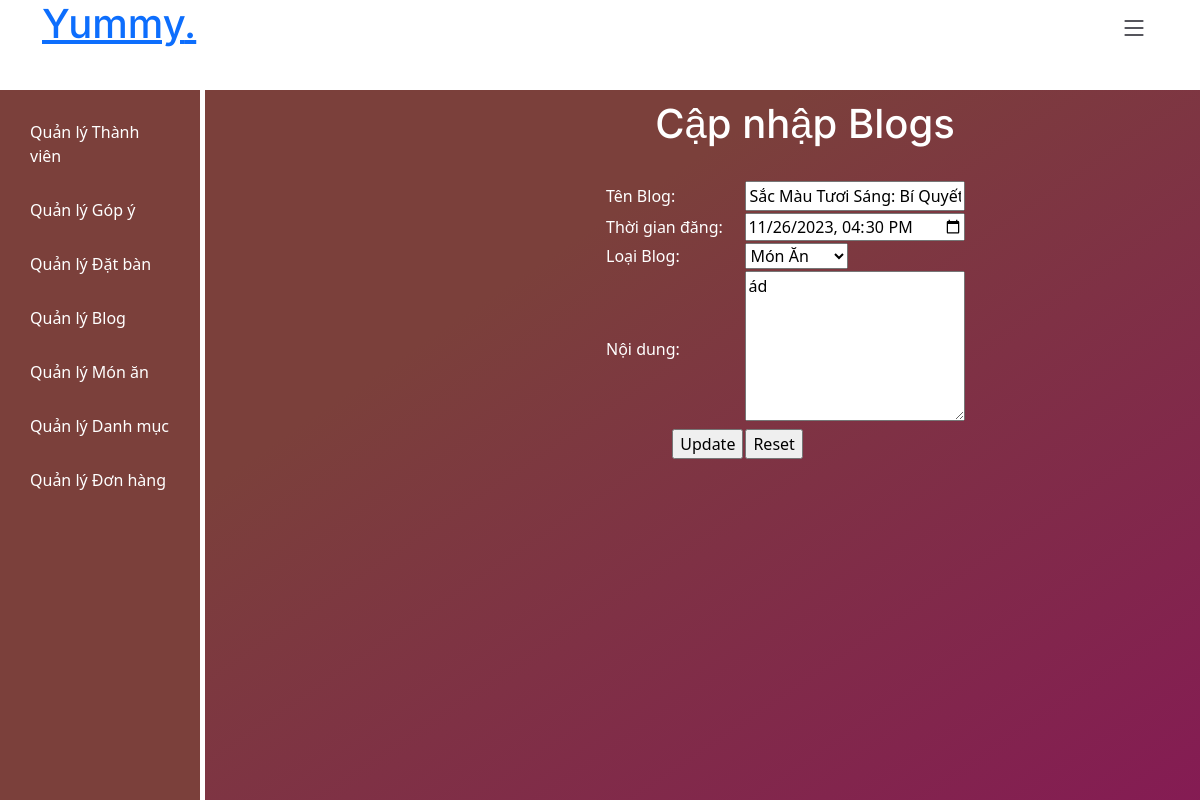
The page /admin/admin_home.php?page=admin_blogs_edit&mablog=2 (signed in) on the database as committed earlier.
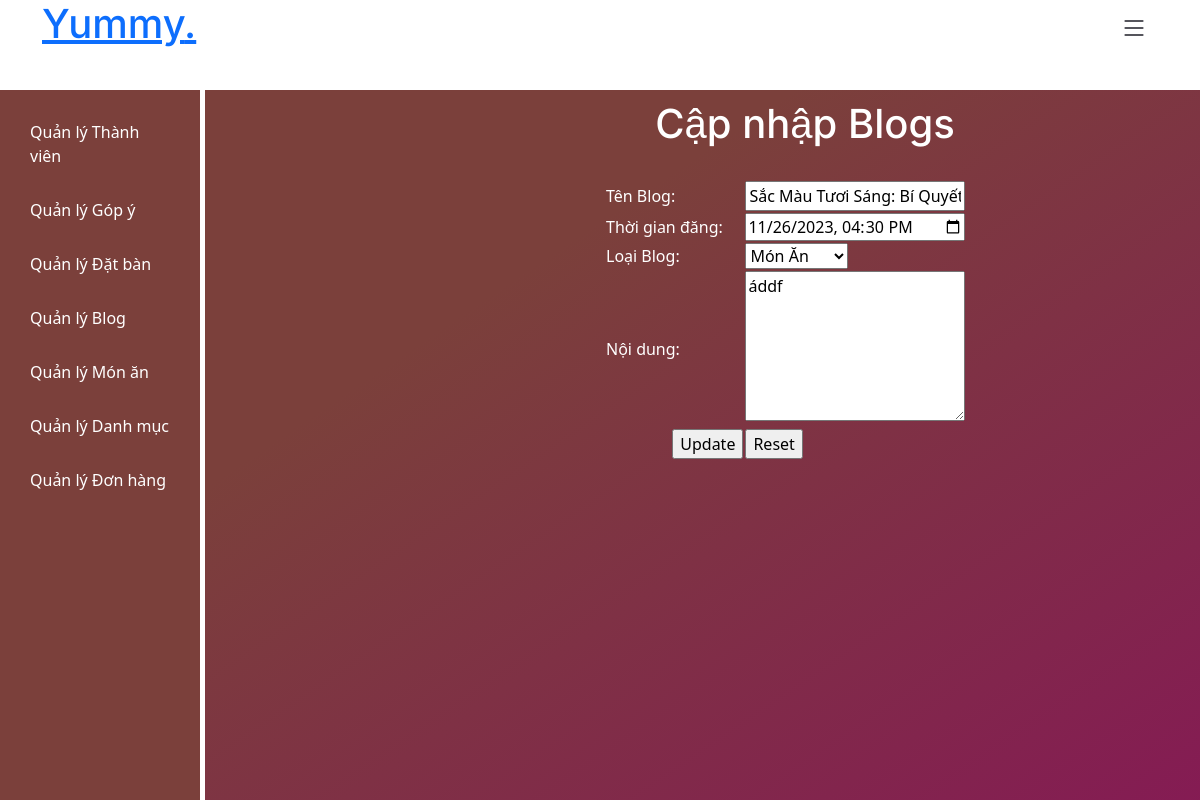
The same page on the database as committed later.
### tables this page shows
CREATE TABLE `blog` (
  `MaBlog` int(11) NOT NULL,
  `TenBlog` mediumtext NOT NULL,
  `ThoiGianDang` datetime NOT NULL,
  `NoiDung` longtext NOT NULL,
  `MaLoaiBlog` int(11) NOT NULL,
  `AnhBlog` varchar(255) NOT NULL
);

### admin/admin_blogs_edit.php (the view, shortened to what this page needs)
<?php
require_once("../components/connection.php");
$mablog = $_GET["mablog"];
$sql = "SELECT * FROM blog JOIN loaiblog ON blog.MaLoaiBlog = loaiblog.MaLoaiBlog WHERE blog.MaBlog = $mablog";$result = $conn->query($sql);
$row = $result->fetch_assoc();
$sqlCategories = "SELECT * FROM loaiblog";
$resultCategories = $conn->query($sqlCategories);
$categories = $resultCategories->fetch_all(MYSQLI_ASSOC);
?>
<!DOCTYPE html>
<html lang="en">
<head>
    <link href="https://cdn.jsdelivr.net/npm/bootstrap@5.3.1/dist/css/bootstrap.min.css" rel="stylesheet">
</head>
<body>
<h1 align=center>Cập nhập Blogs</h1>
<br>
<form method=POST action="admin_blogs_edit_action.php?MaBlog=<?php echo $mablog; ?>">
    <table border=0 align=center width=400>
        <tr>
            <td>Tên Blog:</td>
            <td><input style="width:220px" type=text value="<?php echo $row["TenBlog"];?>" name=txtTenBlog></td>
        </tr>
        <tr>
            <td>Thời gian đăng:</td>
            <td><input type=datetime-local  style="width:220px" value="<?php echo $row["ThoiGianDang"];?>" name=txtThoiGianDang></td>
        </tr>
        <tr>
            <td>Loại Blog:</td>
            <td>
                <select name="slLoaiBlog">
                    <?php foreach ($categories as $category): ?>
                        <option value="<?php echo $category['MaLoaiBlog']; ?>">
                            <?php echo $category['TenLoaiBlog']; ?>
                        </option>
                    <?php endforeach; ?>
                </select>
            </td>
        </tr>
        <tr>
            <td>Nội dung:</td>
            <td><textarea cols=20 style="width:220px" rows=6 name=taNoiDung value= ><?php echo $row["NoiDung"];?></textarea></td>
        </tr>
        <tr>
            <td align=right><input type=submit value="Update"></td>
            <td><input type=reset value="Reset">
        </tr>
    </table>
</form>
</body>
</html>

Rows that differ between the two databases and show on the page:
changed blog "Sắc Màu Tươi Sáng: Bí Quyết Chọn Lựa Nguyên Liệu Cho Thực Đơn Sáng Tạo": taNoiDung "ád" → "áddf"
